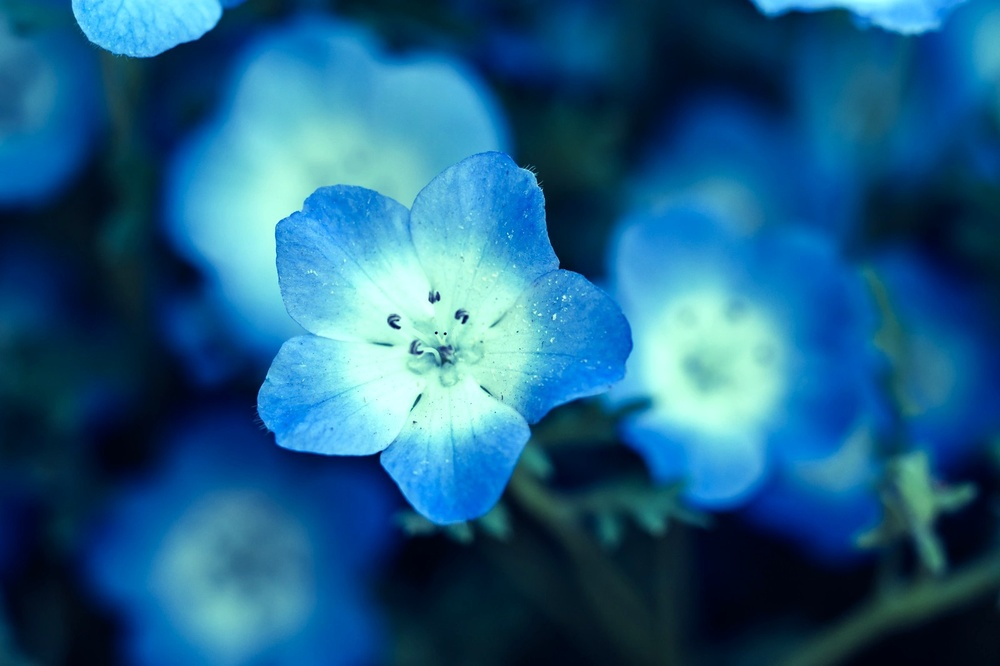
#> input picture data1.jpg, 1000 x 666 px, shrunk from 1600 x 1066 before the run
$ python calc_linear_process.py
#> lines starting #> are read from the running program, lines starting #| are printed output that depends on the picture
'''
calc_linear.pyにより求めたA,bを用いて
指定の画像に色補正処理を行う。
'''
from PIL import Image

#y=Ax+bを計算する
def calc_linear_process(rgb_im1, A, b, size):
    im2 = Image.new('RGB',size)
    for x in range(size[0]):
        for y in range(size[1]):
            r1, g1, b1 = rgb_im1.getpixel((x, y))
            r2 = int(A[0][0]*r1 + A[0][1]*g1 + A[0][2]*b1 + b[0])
            g2 = int(A[1][0]*r1 + A[1][1]*g1 + A[1][2]*b1 + b[1])
            b2 = int(A[2][0]*r1 + A[2][1]*g1 + A[2][2]*b1 + b[2])

            im2.putpixel((x,y), (r2, g2, b2, 0))
    return im2


if __name__ == '__main__':
    #任意の画像ファイル名を入力
    im1 = Image.open("data1.jpg")
#> im1 is the input picture: PIL image 1000x666 RGB; mean R, G, B 31.2, 94.6, 132.3
    rgb_im1 = im1.convert('RGB')
    size1 = rgb_im1.size
#> size1 = (1000, 666)

    #im1についてy=Ax+bによる変換を行う
    A = [[1.4046, -0.0053, 0.0080], [0.0229, 0.9712, -0.0154], [0.0306, 0.0368, 0.8381]]
    b = [0.1533, -0.0222, -0.1289]
    im2 = calc_linear_process(rgb_im1, A, b, size1)
#> in calc_linear_process, `im2 = Image.new('RGB',size)`: im2: PIL image 1000x666 RGB; every value is 0
#> after the loop in calc_linear_process, `for x in range(size[0]):`:
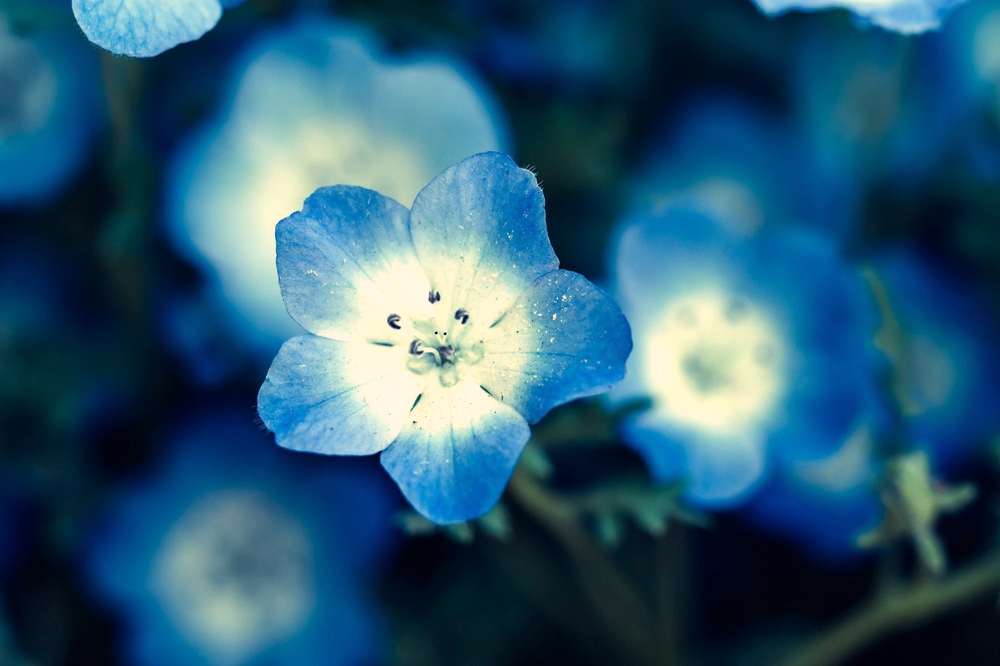
#> im2: PIL image 1000x666 RGB; mean R, G, B 43.5, 90, 114.7
    im2.show()
    im2.save('data1_CCP.jpg', quality=95)
